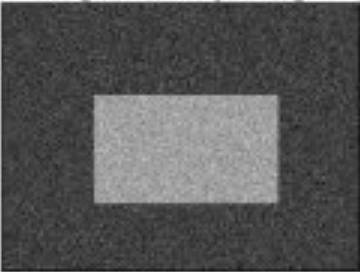
#> input picture Lab5/Images_Thresholding/Original noisy image.png, 360 x 272 px, found by its file name
$ python 'Section 4.py'
#> lines starting #> are read from the running program, lines starting #| are printed output that depends on the picture; after the words box and inside, x2 and y2 are one past the last pixel; in counts of white or black regions, pixels touching at a corner belong together
#%% OTSU'S THRESHOLD
import cv2
import numpy as np
import os
from matplotlib import pyplot as plt

images_path = 'C:/Users/Amar/Desktop/School/Artificial Vision/Labs/Lab5/Images_Thresholding'
image_name = 'Original noisy image.png'

# Obtaining relative path for image
image_relname = os.path.join(images_path, image_name)
FLAG_COLOR = 0 # Return a grayscale image
img_ori = cv2.imread(image_relname, FLAG_COLOR)
#> img_ori: shape (272, 360); min 15, max 255, mean 85

# Global thresholding of the original image
thr_glob, imag_thr_global = cv2.threshold(img_ori, 127, 255, cv2.THRESH_BINARY)
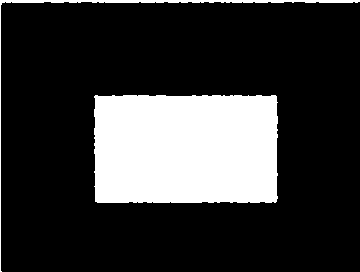
#> imag_thr_global: shape (272, 360); 21.3% white; 2 white regions, box (x1, y1, x2, y2) and area: (94, 95, 278, 203) 19564, (0, 0, 360, 272) 1261

# Otsu's thresholding of the original image
thr_Otsu, imag_thr_Otsu = cv2.threshold(
 img_ori, 0, 255, cv2.THRESH_BINARY + cv2.THRESH_OTSU)
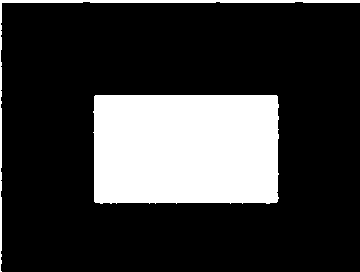
#> imag_thr_Otsu: shape (272, 360); 21.9% white; 2 white regions, box (x1, y1, x2, y2) and area: (93, 95, 279, 204) 19903, (0, 0, 360, 272) 1548
#> thr_Otsu = 111

# Otsu's thresholding after Gaussian filtering
img_blur = cv2.GaussianBlur(img_ori, (5, 5), 0)
thr_Gaus, imag_thr_Gauss = cv2.threshold(
 img_blur, 0, 255, cv2.THRESH_BINARY + cv2.THRESH_OTSU)
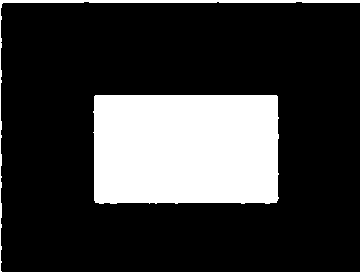
#> imag_thr_Gauss: shape (272, 360); 21.8% white; 2 white regions, box (x1, y1, x2, y2) and area: (93, 95, 279, 204) 19907, (0, 0, 360, 272) 1423
#> thr_Gaus = 111

# plot all the images and their histograms
images = [img_ori, 0, imag_thr_global,
 img_ori, 0, imag_thr_Otsu,
 img_blur, 0, imag_thr_Gauss]
titles = ['Original Noisy Image', 'Histogram', 'Global Thresholding (v=127)',
 'Original Noisy Image', 'Histogram', "Otsu's Thresholding",
 'Gaussian filtered Image', 'Histogram', "Otsu's Thresholding"]
plt.figure(figsize=(10, 10))

for i in range(3):
 plt.subplot(3, 3, i * 3 + 1), plt.imshow(images[i * 3], 'gray')
 plt.title(titles[i * 3]), plt.xticks([]), plt.yticks([])
 plt.subplot(3, 3, i * 3 + 2), plt.hist(images[i * 3].ravel(), 256)
 plt.title(titles[i * 3 + 1]), plt.xticks([]), plt.yticks([])
 plt.subplot(3, 3, i * 3 + 3), plt.imshow(images[i * 3 + 2], 'gray')
 plt.title(titles[i * 3 + 2]), plt.xticks([]), plt.yticks([])
plt.savefig('Section 4.png')
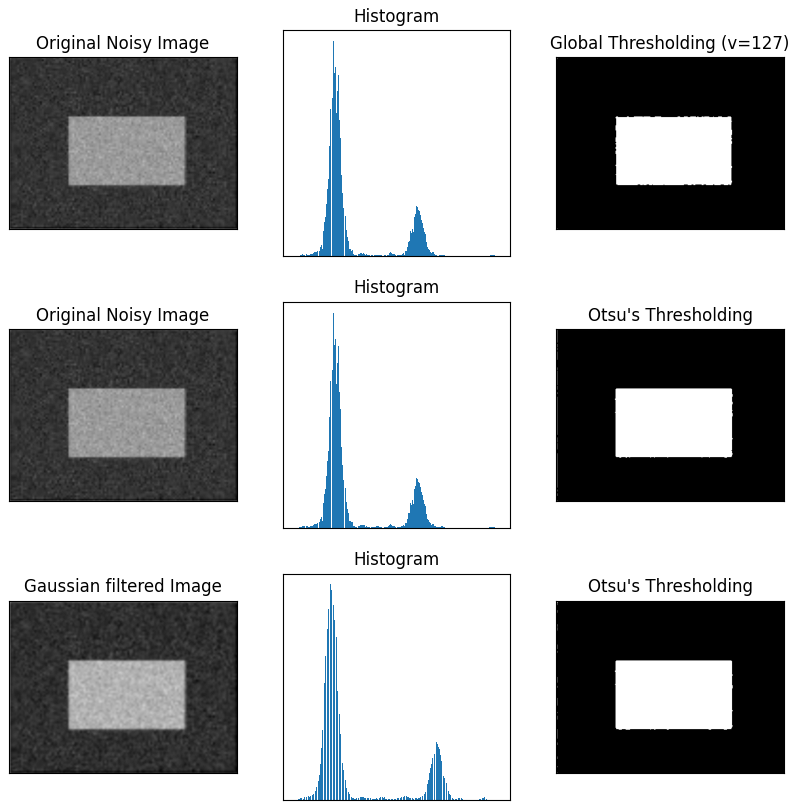
#> figure drawn by matplotlib, 9 panels
plt.show()
